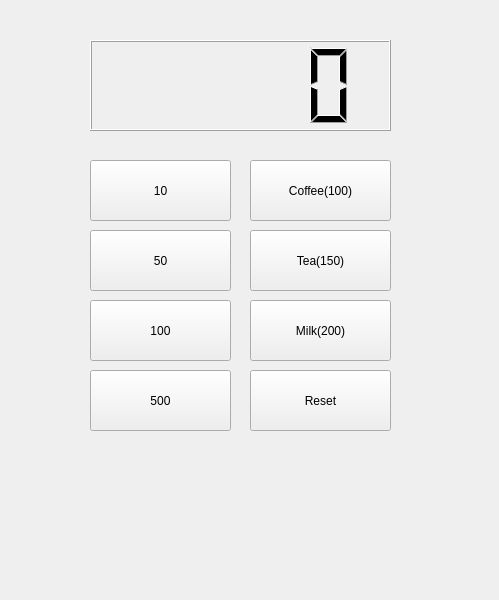
<?xml version="1.0" encoding="UTF-8"?>
<ui version="4.0">
 <class>Widget</class>
 <widget class="QWidget" name="Widget">
  <property name="geometry">
   <rect>
    <x>0</x>
    <y>0</y>
    <width>499</width>
    <height>600</height>
   </rect>
  </property>
  <property name="windowTitle">
   <string>Widget</string>
  </property>
  <widget class="QLCDNumber" name="lcdNumber">
   <property name="geometry">
    <rect>
     <x>90</x>
     <y>40</y>
     <width>301</width>
     <height>91</height>
    </rect>
   </property>
  </widget>
  <widget class="QPushButton" name="pb10">
   <property name="geometry">
    <rect>
     <x>90</x>
     <y>160</y>
     <width>141</width>
     <height>61</height>
    </rect>
   </property>
   <property name="text">
    <string>10</string>
   </property>
  </widget>
  <widget class="QPushButton" name="pb50">
   <property name="geometry">
    <rect>
     <x>90</x>
     <y>230</y>
     <width>141</width>
     <height>61</height>
    </rect>
   </property>
   <property name="text">
    <string>50</string>
   </property>
  </widget>
  <widget class="QPushButton" name="pb100">
   <property name="geometry">
    <rect>
     <x>90</x>
     <y>300</y>
     <width>141</width>
     <height>61</height>
    </rect>
   </property>
   <property name="text">
    <string>100</string>
   </property>
  </widget>
  <widget class="QPushButton" name="pb500">
   <property name="geometry">
    <rect>
     <x>90</x>
     <y>370</y>
     <width>141</width>
     <height>61</height>
    </rect>
   </property>
   <property name="text">
    <string>500</string>
   </property>
  </widget>
  <widget class="QPushButton" name="pbCoffee">
   <property name="geometry">
    <rect>
     <x>250</x>
     <y>160</y>
     <width>141</width>
     <height>61</height>
    </rect>
   </property>
   <property name="text">
    <string>Coffee(100)</string>
   </property>
  </widget>
  <widget class="QPushButton" name="pbTea">
   <property name="geometry">
    <rect>
     <x>250</x>
     <y>230</y>
     <width>141</width>
     <height>61</height>
    </rect>
   </property>
   <property name="text">
    <string>Tea(150)</string>
   </property>
  </widget>
  <widget class="QPushButton" name="pbMilk">
   <property name="geometry">
    <rect>
     <x>250</x>
     <y>300</y>
     <width>141</width>
     <height>61</height>
    </rect>
   </property>
   <property name="text">
    <string>Milk(200)</string>
   </property>
  </widget>
  <widget class="QPushButton" name="pbReset">
   <property name="geometry">
    <rect>
     <x>250</x>
     <y>370</y>
     <width>141</width>
     <height>61</height>
    </rect>
   </property>
   <property name="text">
    <string>Reset</string>
   </property>
  </widget>
 </widget>
 <resources/>
 <connections/>
</ui>
